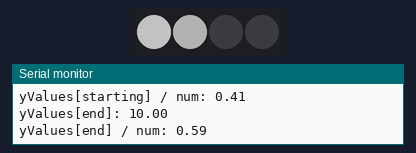
Bench run of a sketch on a simulated Arduino Uno, built with avr-gcc and run on an emulated ATmega328P. Shown: 4 RGB LEDs in strip order, left to right, the last lines printed to the serial monitor. Dim RGB values are drawn brighter than linear; random numbers use the default seed unless the sketch sets one.

Above: at 0.2 s.
At 6.92 s:
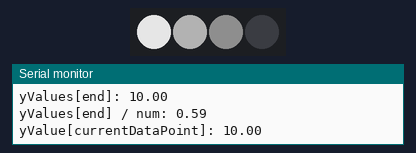
At 14.74 s:
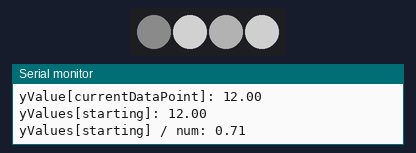
At 18.09 s:
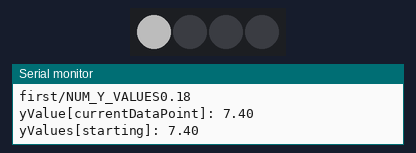
At 24.12 s:
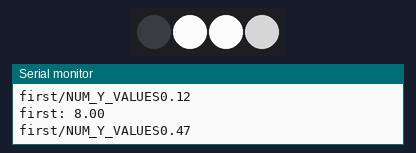
At 32.4 s:
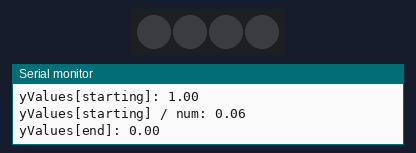
Timing chart, 0 to 40.0 s (numbered marks = the images above):
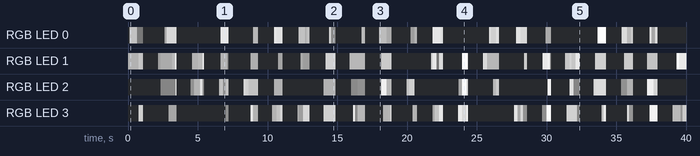

Measured:
- by itself, RGB LED 3: off → RGB(117, 117, 117) at 0.78 s, → off 0.33 s later, → RGB(41, 41, 41) 1.8 s later, → off 0.60 s later, … (60 changes in this stretch)
- by itself, RGB LED 0: off → RGB(88, 88, 88) at 0.11 s, → RGB(2, 2, 2) 0.55 s later, → off 0.44 s later, → RGB(41, 41, 41) 1.5 s later, … (51 changes in this stretch)

The sketch:

cloud-lightning.ino
```cpp
#include <Adafruit_NeoPixel.h>

// Parameter 1 = number of pixels in strip
// Parameter 2 = pin number (most are valid)
// Parameter 3 = pixel type flags, add together as needed:
//   NEO_RGB     Pixels are wired for RGB bitstream
//   NEO_GRB     Pixels are wired for GRB bitstream
//   NEO_KHZ400  400 KHz bitstream (e.g. FLORA pixels)
//   NEO_KHZ800  800 KHz bitstream (e.g. High Density LED strip)
int NUM_LEDS = 4;
int LED_PIN = 4;
Adafruit_NeoPixel strip = Adafruit_NeoPixel(NUM_LEDS, LED_PIN, NEO_GRB + NEO_KHZ800);

// Simple moving average
float yValues[] = {
  0,
  7,
  10,
  9,
  7.1,
  7.5,
  7.4,
  12,
  15,
  10,
  0,
  3,
  3.5,
  4,
  1,
  7,
  1
};

int delayTimes[] = {
  1,
  3,
  5,
  5,
  10,
  15,
  30,
  50,
  10,
  15,
  20,
  25,
  25,
  25,
  30,
  50,
  200,
  200,
};

#define numDelayOptions (sizeof(delayTimes)/sizeof(int)) //array size

float simple_moving_average_previous = 0;
float simple_moving_average_current;

float random_moving_average_previous = 0;
float random_moving_average_current;

int NUM_Y_VALUES = 17;

float (*functionPtrs[10])(); //the array of function pointers
int NUM_FUNCTIONS = 2;

void setup() {

  // set up serial port
  Serial.begin(9600);

  // Neopixel setup
  strip.begin();
  strip.show(); // Initialize all pixels to 'off'

  // initializes the array of function pointers.
  functionPtrs[0] = simple_moving_average;
  functionPtrs[1] = random_moving_average;
}

int currentDataPoint = 0;
int chance = 5;
String TRIGGER_LIGHTNING_STORM = String("LIGHTNING");
String SUNNY_DAY = String("SUNNY");
String CLOUD_DAY = String("CLOUDY");

enum State: byte {
  SUNNY, CLOUDY, STORMY
};
State state = STORMY;
int startingColors[] = {5, 1, 0};
int endingColors[] = {44, 25, 1};
int startingCloudColors[] = {5, 7, 10};
int endingCloudColors[] = {25, 27, 30};
int RED_INDEX = 0;
int GREEN_INDEX = 1;
int BLUE_INDEX = 2;
void loop() {

  if(state == SUNNY) {
    cycle_color_control(startingColors, endingColors);
     int temp[3] = {};
     memcpy(temp, startingColors, 3);
     memcpy(startingColors, endingColors, 3);
     memcpy(endingColors, temp, 3);
  } else if (state == CLOUDY) {
    cycle_color_control(startingCloudColors, endingCloudColors);
     int temp[3] = {};
     memcpy(temp, startingCloudColors, 3);
     memcpy(startingCloudColors, endingCloudColors, 3);
     memcpy(endingCloudColors, temp, 3);
  } else if (state == STORMY) {
  //if (random(chance) == 3) {
    handleLightning();
    chance = 10;
    turnAllPixelsOff();
  } else {
    chance = 5;
    turnAllPixelsOff();
  }

  delay(1000);
}

void cycle_color_control(int starting[], int ending[]) {
  int Rstart = starting[RED_INDEX];
  int Gstart = starting[GREEN_INDEX];
  int Bstart = starting[BLUE_INDEX];

  int Rend = ending[RED_INDEX];
  int Gend = ending[GREEN_INDEX];
  int Bend = ending[BLUE_INDEX];
  int n = 300;
  for(int i = 0; i < n; i++) {// larger values of 'n' will give a smoother/slower transition.
    for(int j = 0; j<strip.numPixels(); j++) {
      float Rnew = Rstart + (Rend - Rstart) * i / n;
      float Gnew = Gstart + (Gend - Gstart) * i / n;
      float Bnew = Bstart + (Bend - Bstart) * i / n;
      strip.setPixelColor(j, strip.Color(Rnew, Gnew, Bnew));
    }
    strip.show();
    delay(10);
  }
}

void handleLightning() {
  int led = random(NUM_LEDS);
    for (int i = 0; i < 10; i++) {
      lightningStrike(random(NUM_LEDS));
    }
}

/**
 * Read the data from the BLE, breaking on '\n' and '\r' characters.
 */
String readFromBluetooth() {
  String readString = "";

    while (Serial.available()) {
    delay(10);  //small delay to allow input buffer to fill

    char c = Serial.read(); //gets one byte from serial buffer
    if (c == '\n' || c == '\r') {
      break;
    }
    readString += c;
  }
  return readString;
}

void turnAllPixelsOff() {
  for (int i = 0; i < NUM_LEDS; i++) {
    strip.setPixelColor(i, 0);
  }
  strip.show();
}

void lightningStrike(int pixel) {
  float brightness = callFunction(random(NUM_FUNCTIONS));
  float scaledWhite = abs(brightness*500);

  strip.setPixelColor(pixel, strip.Color(scaledWhite, scaledWhite, scaledWhite));
  strip.show();
  delay(delayTimes[random(numDelayOptions)]);
  currentDataPoint++;
  currentDataPoint = currentDataPoint%NUM_Y_VALUES;
}

float callFunction(int index) {
  return (*functionPtrs[index])(); //calls the function at the index of `index` in the array
}

// https://en.wikipedia.org/wiki/Moving_average#Simple_moving_average
float simple_moving_average() {
  uint32_t startingValue = currentDataPoint;
  uint32_t endingValue = (currentDataPoint+1)%NUM_Y_VALUES;
  simple_moving_average_current = simple_moving_average_previous +
                                  (yValues[startingValue])/NUM_Y_VALUES -
                                  (yValues[endingValue])/NUM_Y_VALUES;

  simple_moving_average_previous = simple_moving_average_current;
  Serial.print("yValue[currentDataPoint]: ");
  Serial.println(yValues[currentDataPoint]);

  Serial.print("yValues[starting]: ");
  Serial.println(yValues[startingValue]);
  Serial.print("yValues[starting] / num: ");
  Serial.println((yValues[startingValue]) / NUM_Y_VALUES);

  Serial.print("yValues[end]: ");
  Serial.println(yValues[endingValue]);
  Serial.print("yValues[end] / num: ");
  Serial.println((yValues[endingValue]) / NUM_Y_VALUES);

  return simple_moving_average_current;
}


float random_moving_average() {
  float firstValue = random(1, 10);
  float secondValue = random(1, 10);
  Serial.print("first: ");
  Serial.println(firstValue);
  Serial.print("first/NUM_Y_VALUES");
  Serial.println(firstValue/NUM_Y_VALUES);
  random_moving_average_current = random_moving_average_previous +
                                  firstValue/NUM_Y_VALUES -
                                  secondValue/NUM_Y_VALUES;
  random_moving_average_previous = random_moving_average_current;

  return random_moving_average_current;
}
```
